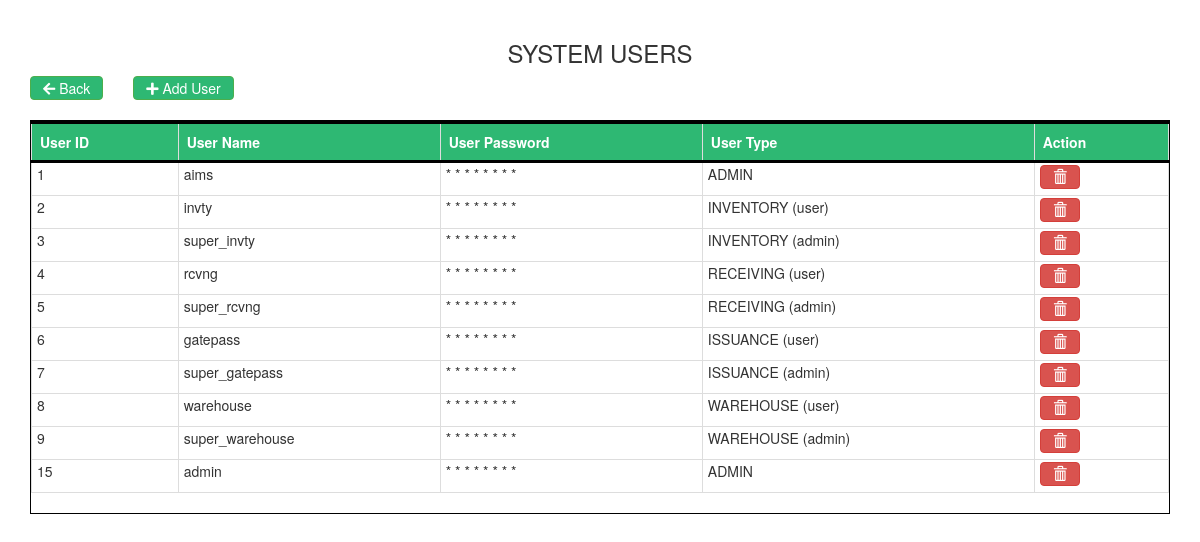
The app's page /_admin/_users/index.php (signed in) with its own data.
### tables this page shows
CREATE TABLE `accounts` (
  `UID` int(11) NOT NULL,
  `username` varchar(255) DEFAULT NULL,
  `password` varchar(255) DEFAULT NULL,
  `usertype` varchar(255) DEFAULT NULL
);

### _admin/_users/index.php (the view, shortened to what this page needs)
<?php
include_once('../../DBcontroller.php');
if(isset($_SESSION['account0'])){
$sql=$db->query("SELECT * FROM accounts ORDER BY UID ASC");
$sql->execute();
?>
<!DOCTYPE html>
<html>
<head>
	<link rel="stylesheet" type="text/css" href="css/bootstrap.min.css">
    <link href="../../vendor/fontawesome-free/css/all.min.css" rel="stylesheet" type="text/css">
</head>
<body>
	<br>
	<center><h3> SYSTEM USERS </h3></center>
<div class="container">
	<div class="row col-md-12">
		<button onclick="window.location='../index.php'" type="button" class="btn btn-success pull-left" style="background-color: #2eb873"> <span class="fa fa-arrow-left"></span> Back</button>
		<button type="button" class="btn btn-success pull-left" name="add" id="add" data-toggle="modal" data-target="#addModal" style="background-color: #2eb873; margin-left: 30px"> <span class="fa fa-plus"></span> Add User </button>
	</div>
</div>
<br>
<div class="container">
	<div class="table-responsive" style="border: 1px solid black">
		<table class="table table-bordered" style="border-left: 1px solid black">
			<tr style="background-color: #2eb873; color: white; border-top: 3px solid black; border-bottom: 3px solid black">
				<th>User ID</th>
				<th>User Name</th>
				<th>User Password</th>
				<th>User Type</th>
				<th>Action</th>
			</tr>
			<?php
			foreach ($sql as $emp) {?>
			<tr>
				<td><?=$emp['UID']?></td>
				<td><?=$emp['username']?></td>
				<td>
					<p title="<?=$emp['password']?>"> * * * * * * * * </p>
				</td>
				<td>
					<?php
                            if($emp['usertype']==0)
                                {echo 'ADMIN';}
                            else if($emp['usertype']==1)
                                {echo 'INVENTORY (user)';}
                            else if($emp['usertype']==2)
                                {echo 'INVENTORY (admin)';}
                            else if($emp['usertype']==3)
                                {echo 'RECEIVING (user)';}
                            else if($emp['usertype']==4)
                                {echo 'RECEIVING (admin)';}
                            else if($emp['usertype']==5)
                                {echo 'ISSUANCE (user)';}
                            else if($emp['usertype']==6)
                                {echo 'ISSUANCE (admin)';}
                            else if($emp['usertype']==7)
                                {echo 'WAREHOUSE (user)';}
                            else if($emp['usertype']==8)
                                {echo 'WAREHOUSE (admin)';}
                    ?>
				</td>
				<td>
					<button type="button" name="delete" value="delete" id="<?=$emp['UID']?>" class="btn btn-danger del_data">
						<i class="glyphicon glyphicon-trash"></i>
					</button>
				</td>
			</tr>
			<?php
			}
			?>
		</table>
	</div>
</div>
</body>
</html>
<?php
}else{
  header('location:../index.php');
}
?>

### _admin/_users/index.php (style rules this page uses)
td { padding: 1px !important;padding-left: 5px !important; }
.btn { padding-top: 1px !important;padding-bottom: 1px !important }

### records on screen
accounts: UID "1", username "aims", usertype "ADMIN"
accounts: UID "2", username "invty", usertype "INVENTORY (user)"
accounts: UID "3", username "super_invty", usertype "INVENTORY (admin)"
accounts: UID "4", username "rcvng", usertype "RECEIVING (user)"
accounts: UID "5", username "super_rcvng", usertype "RECEIVING (admin)"
accounts: UID "6", username "gatepass", usertype "ISSUANCE (user)"
accounts: UID "7", username "super_gatepass", usertype "ISSUANCE (admin)"
accounts: UID "8", username "warehouse", usertype "WAREHOUSE (user)"
accounts: UID "9", username "super_warehouse", usertype "WAREHOUSE (admin)"
accounts: UID "15", username "admin", usertype "ADMIN"
